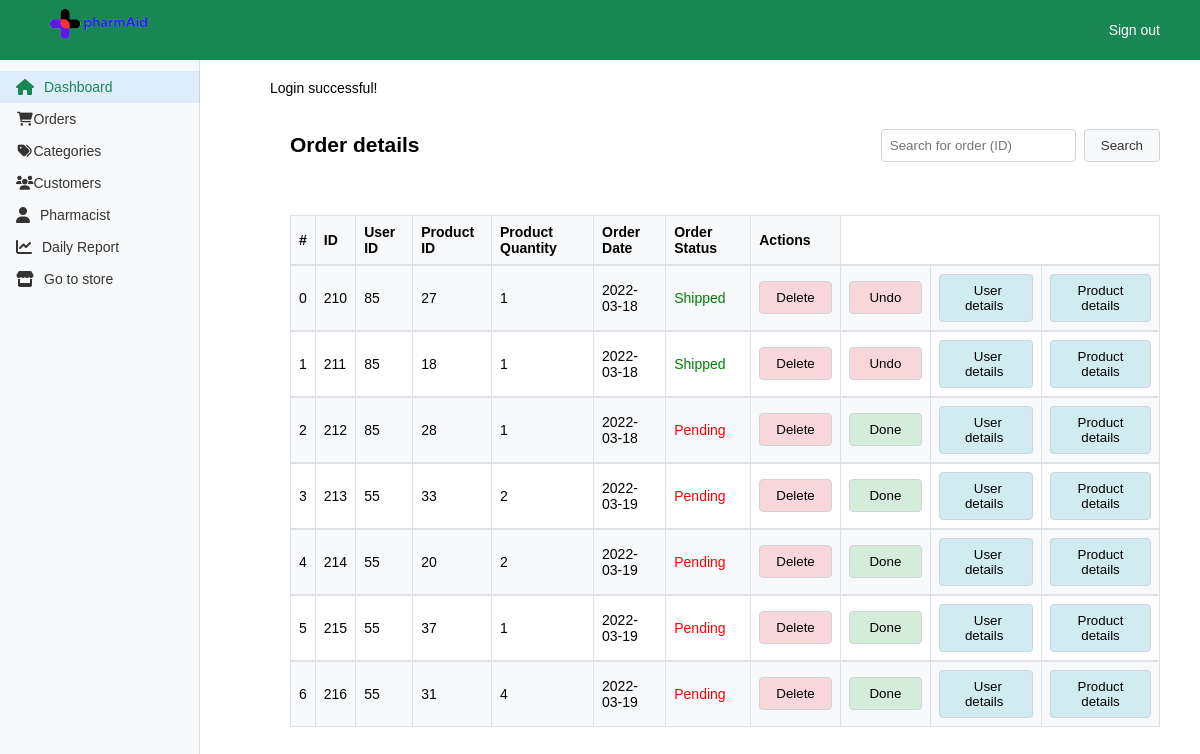
The app's page /admin/orders.php (signed in), older data.
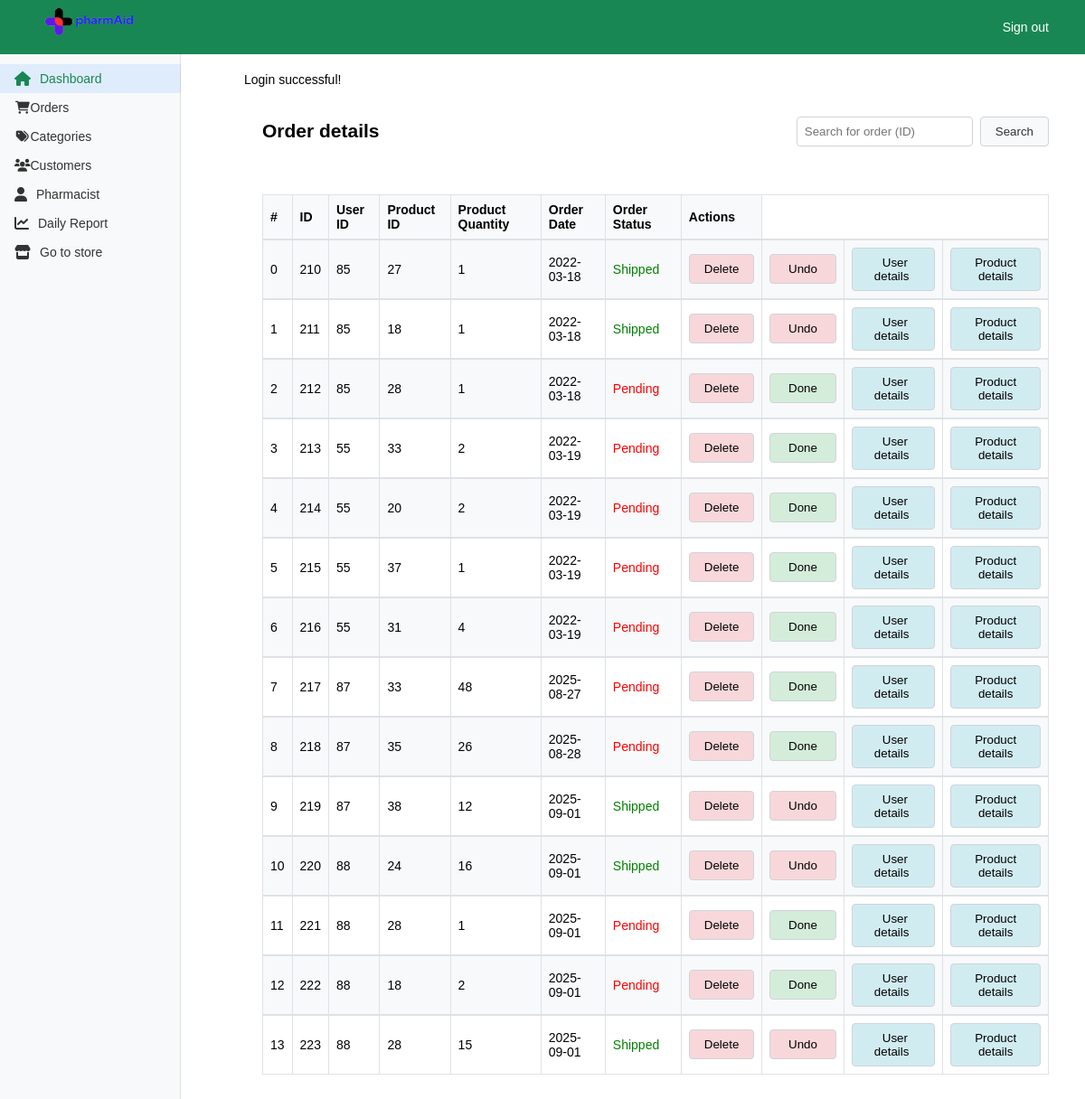
The same page, newer data.
### tables this page shows
CREATE TABLE `orders` (
  `order_id` int(11) NOT NULL,
  `item_id` int(11) NOT NULL,
  `user_id` int(11) NOT NULL,
  `order_quantity` int(3) NOT NULL,
  `order_date` date NOT NULL,
  `order_status` tinyint(1) NOT NULL DEFAULT 0
);

### admin/orders.php (the view, shortened to what this page needs)
<?php
include "includes/head.php";
?>
<body>
    <?php
    include "includes/header.php";
    ?>
    <?php
    include "includes/sidebar.php";
    ?>
    <main style="margin-left: 250px; padding: 20px;">
        <?php
        message();
        ?>
        <div style="padding: 20px;">
            <div style="display: flex; justify-content: space-between; align-items: center;">
                <div>
                    <h2>Order details</h2>
                </div>
                <div>
                    <form style="display: flex;" method="GET" action="orders.php">
                        <input style="flex: 1; padding: 8px; margin-right: 8px; border: 1px solid #ced4da; border-radius: 4px;" type="search" name="search_order_id" placeholder="Search for order (ID)" aria-label="Search">
                        <button style="padding: 8px 16px; border: 1px solid #ced4da; border-radius: 4px; background-color: #f8f9fa; color: #333; cursor: pointer;" type="submit" name="search_order" value="search">Search</button>
                    </form>
                </div>
            </div>
        </div>
        <div style="overflow-x: auto; padding: 20px;">
            <table style="width: 100%; border-collapse: collapse;">
                <thead>
                    <tr style="border-bottom: 2px solid #dee2e6;">
                        <th style="padding: 8px; text-align: left;">#</th>
                        <th style="padding: 8px; text-align: left;">ID</th>
                        <th style="padding: 8px; text-align: left;">User ID</th>
                        <th style="padding: 8px; text-align: left;">Product ID</th>
                        <th style="padding: 8px; text-align: left;">Product Quantity</th>
                        <th style="padding: 8px; text-align: left;">Order Date</th>
                        <th style="padding: 8px; text-align: left;">Order Status</th>
                        <th style="padding: 8px; text-align: left;">Actions</th>
                    </tr>
                </thead>
                <tbody>
                    <?php
                    $data = all_orders();
                    $num = sizeof($data);
                    for ($i = 0; $i < $num; $i++) {
                    ?>
                        <tr style="<?php echo ($i % 2 == 0) ? 'background-color: #f8f9fa;' : ''; ?> border-bottom: 1px solid #dee2e6; border-top: 2px solid #dee2e6;">
                            <td style="padding: 8px;"><?php echo $i ?></td>
                            <td style="padding: 8px;"><?php echo $data[$i]['order_id'] ?></td>
                            <td style="padding: 8px;"><?php echo $data[$i]['user_id'] ?></td>
                            <td style="padding: 8px;"><?php echo $data[$i]['item_id'] ?></td>
                            <td style="padding: 8px;"><?php echo $data[$i]['order_quantity'] ?></td>
                            <td style="padding: 8px;"><?php echo $data[$i]['order_date'] ?></td>
                            <?php if ($data[$i]['order_status'] == 1) {
                            ?>
                                <td style="padding: 8px; color: green;">
                                    Shipped
                                </td>
                            <?php
                            } else {
                            ?>
                                <td style="padding: 8px; color: red;">
                                    Pending
                                </td>
                            <?php
                            }
                            ?>
                            <td style="padding: 8px;">
                                <button style="padding: 8px 16px; border: 1px solid #ced4da; border-radius: 4px; background-color: #f8d7da; color: #721c24; cursor: pointer;">
                                    <a style="text-decoration: none; color: black;" href="orders.php?delete=<?php echo $data[$i]['order_id'] ?>">Delete</a>
                                </button>
                            </td>
                            <?php if ($data[$i]['order_status'] == 1) {
                            ?>
                                <td style="padding: 8px;">
                                    <button style="padding: 8px 16px; border: 1px solid #ced4da; border-radius: 4px; background-color: #f8d7da; color: #721c24; cursor: pointer;">
                                        <a style="text-decoration: none; color: black;" href="orders.php?undo=<?php echo $data[$i]['order_id'] ?>">&nbsp;Undo&nbsp;</a>
                                    </button>
                                </td>
                            <?php
                            } else {
                            ?>
                                <td style="padding: 8px;">
                                    <button style="padding: 8px 16px; border: 1px solid #ced4da; border-radius: 4px; background-color: #d4edda; color: #155724; cursor: pointer;">
                                        <a style="text-decoration: none; color: black;" href="orders.php?done=<?php echo $data[$i]['order_id'] ?>">&nbsp;Done&nbsp;</a>
                                    </button>
                                </td>
                            <?php
                            }
                            ?>
                            <td style="padding: 8px;">
                                <button style="padding: 8px 16px; border: 1px solid #ced4da; border-radius: 4px; background-color: #d1ecf1; color: #0c5460; cursor: pointer;">
                                    <a style="text-decoration: none; color: black;" href="customers.php?id=<?php echo $data[$i]['user_id'] ?>"> &nbsp;User details&nbsp; </a>
                                </button>
                            </td>
                            <td style="padding: 8px;">
                                <button style="padding: 8px 16px; border: 1px solid #ced4da; border-radius: 4px; background-color: #d1ecf1; color: #0c5460; cursor: pointer;">
                                    <a style="text-decoration: none; color: black;" href="products.php?id=<?php echo $data[$i]['item_id'] ?>">Product details</a>
                                </button>
                            </td>
                        </tr>
                    <?php
                    }
                    ?>
                </tbody>
            </table>
        </div>
        <br><br>
    </main>
</body>

### admin/includes/head.php (shortened to what this page needs)
<?php
include "includes/functions.php";
?>
<!doctype html>
<html lang="en">
<head>
    <link href="dashboard.css" rel="stylesheet">
</head>
<body>

### admin/includes/header.php
<header>
    <a href="index.php">
        <img src="../images/pharmAid.png" alt="PharmAid Logo">
    </a>
    <div class="navbar">
        <a class="nav-link" href="logout.php">Sign out</a>
    </div>
</header>

### admin/includes/sidebar.php (shortened to what this page needs)
<link rel="stylesheet" href="https://cdnjs.cloudflare.com/ajax/libs/font-awesome/6.0.0-beta3/css/all.min.css">
</head>
<body>
    <nav id="sidebarMenu">
        <div class="sidebar-sticky">
            <ul class="nav">
                <li class="nav-item">
                    <a class="nav-link active" aria-current="page" href="index.php">
                    </a>
                </li>
                <li class="nav-item">
                    <a class="nav-link" href="orders.php">
                        <i class="fas fa-fw fa-shopping-cart"></i>
                        <span>Orders</span></a>
                </li>
                <li class="nav-item">
                    <a class="nav-link" href="categories.php">
                        <i class="fas fa-fw fa-tags"></i>
                        <span>Categories</span></a>
                </li>
                <li class="nav-item">
                    <a class="nav-link" href="customers.php">
                        <i class="fas fa-fw fa-users"></i>
                        <span>Customers</span></a>
                </li>
                <li class="nav-item">
                    <a class="nav-link" href="admin.php">
                        <span class="icon fas fa-user"></span>
                        Pharmacist
                    </a>
                </li>
                <li class="nav-item">
                    <a class="nav-link" href="report.php">
                        <span class="icon fas fa-chart-line"></span>
                        Daily Report
                    </a>
                </li>
                <li class="nav-item">
                    <a class="nav-link" href="../index.php">
                        <span class="icon fas fa-store"></span>
                        Go to store
                    </a>
                </li>
            </ul>
        </div>
    </nav>
</body>
</html>

### admin/includes/functions.php (shortened to what this page needs)
<?php
try {
$connection = mysqli_connect("localhost", "root", "", "PharmEasy");
    mysqli_set_charset($connection, "utf8mb4");
} catch (Exception $e) {
    error_log("Database connection error: " . $e->getMessage());
    logSecurityEvent("Database Connection Failed", $e->getMessage());
    die("Database connection failed. Please try again later.");
}
function query($query)
{
    global $connection;
    $log_query = preg_replace('/password\s*=\s*[\'"]?[^\'"]*[\'"]?/i', 'password=***', $query);
    try {
        $data = array();
    $run = mysqli_query($connection, $query);
    if ($run) {
        while ($row = $run->fetch_assoc()) {
            $data[] = $row;
        }
        return $data;
    } else {
            $error = handleDatabaseError($connection, $query);
            if ($error) {
                logSecurityEvent("Query Execution Failed", $error);
            }
            return array();
        }
    } catch (Exception $e) {
        logSecurityEvent("Query Exception", $e->getMessage());
        error_log("Query exception: " . $e->getMessage());
        return array();
    }
}
function message()
{
    if (isset($_SESSION['message'])) {
        $msg = $_SESSION['message'];
        if ($msg == "loginErr") {
            echo "<div class='alert alert-danger' role='alert'>There is no account with this email !!!</div>";
        } elseif ($msg == "emailErr") {
            echo "<div class='alert alert-danger' role='alert'>The email address is already taken. Please choose another</div>";
        } elseif ($msg == "loginErr1") {
            echo "<div class='alert alert-danger' role='alert'>The email or password is wrong!</div>";
        } elseif ($msg == "noResult") {
            echo "<div class='alert alert-danger' role='alert'>There is no user with this email address.</div>";
        } elseif ($msg == "itemErr") {
            echo "<div class='alert alert-danger' role='alert'>There is a product with the same name.</div>";
        } elseif ($msg == "noResultOrder") {
            echo "<div class='alert alert-danger' role='alert'>There is no order with this ID !!!</div>";
        } elseif ($msg == "noResultItem") {
            echo "<div class='alert alert-danger' role='alert'>There is no product with this name !!!</div>";
        } elseif ($msg == "noResultAdmin") {
            echo "<div class='alert alert-danger' role='alert'>There is no admin with this email !!!</div>";
        } elseif ($msg == "empty_err") {
            echo "<div class='alert alert-danger' role='alert'>Please don't leave anything empty !!!</div>";
        } elseif (strpos($msg, "Image upload failed") !== false || strpos($msg, "File is not an image") !== false || strpos($msg, "error uploading") !== false) {
            echo "<div class='alert alert-danger' role='alert'>$msg</div>";
        } elseif (strpos($msg, "Failed to") !== false) {
            echo "<div class='alert alert-danger' role='alert'>$msg</div>";
        }
        elseif (strpos($msg, "successfully") !== false || strpos($msg, "added") !== false || strpos($msg, "updated") !== false || strpos($msg, "deleted") !== false) {
            echo "<div class='alert alert-success' role='alert'>$msg</div>";
        }
        else {
            echo "<div class='alert alert-info' role='alert'>$msg</div>";
        }
    }
}
function all_orders()
{
    $query = "SELECT * FROM orders";
    $data = query($query);
    return $data;
}

### admin/dashboard.css (style rules this page uses)
body { font-size: 0.875rem; margin: 0; padding: 0; font-family: Arial, sans-serif; }
main { margin-left: 200px; padding: 1rem; }
table { width: 100%; border-collapse: collapse; }
table, th, td { border: 1px solid #dee2e6; }
th, td { padding: 0.75rem; text-align: left; }
th { background-color: #f8f9fa; }

### admin/includes/head.php (style rules this page uses)
body { overflow-x: hidden; font-family: Arial, sans-serif; margin: 0; padding: 0; position: relative; box-sizing: border-box; }
header { position: sticky; top: 0; z-index: 1030; background-color: #198754; color: #fff; height: 60px; display: flex; align-items: center; justify-content: space-between; padding: 0 25px; }
header img { max-height: 150px; width: auto; }
.navbar { display: flex; align-items: center; }
.navbar .nav-link { color: #fff; text-decoration: none; padding: 0 15px; }

### admin/includes/sidebar.php (style rules this page uses)
#sidebarMenu { position: fixed; top: 15px; bottom: 0; left: 0; z-index: 100; padding: 48px 0 0; box-shadow: inset -1px 0 0 rgba(0, 0, 0, 0.1); width: 200px; background-color: #f8f9fa; transition: all 0.3s; }
.sidebar-sticky { position: relative; top: 0; height: calc(100vh - 48px); padding-top: 0.5rem; overflow-x: hidden; overflow-y: auto; }
.nav { list-style-type: none; padding: 0; margin: 0; }
.nav-item { width: 100%; }
.nav-link { font-weight: 500; color: #333; padding: 0.5rem 1rem; background: transparent; border: none; display: flex; align-items: center; text-decoration: none; transition: all 0.3s; }
.nav-link:hover, .nav-link.active { color: #198754; background: rgba(0, 123, 255, 0.1); }
.nav-link .icon { margin-right: 10px; font-size: 16px; }

Row changes from the older to the newer data that the page shows:
added orders: order_id "217", user "87", item "33", order_quantity "48", order_date "2025-08-27", order_status "Pending"
added orders: order_id "218", user "87", item "35", order_quantity "26", order_date "2025-08-28", order_status "Pending"
added orders: order_id "219", user "87", item "38", order_quantity "12", order_date "2025-09-01", order_status "Shipped"
added orders: order_id "220", user "88", item "24", order_quantity "16", order_date "2025-09-01", order_status "Shipped"
added orders: order_id "221", user "88", item "28", order_quantity "1", order_date "2025-09-01", order_status "Pending"
added orders: order_id "222", user "88", item "18", order_quantity "2", order_date "2025-09-01", order_status "Pending"
added orders: order_id "223", user "88", item "28", order_quantity "15", order_date "2025-09-01", order_status "Shipped"
